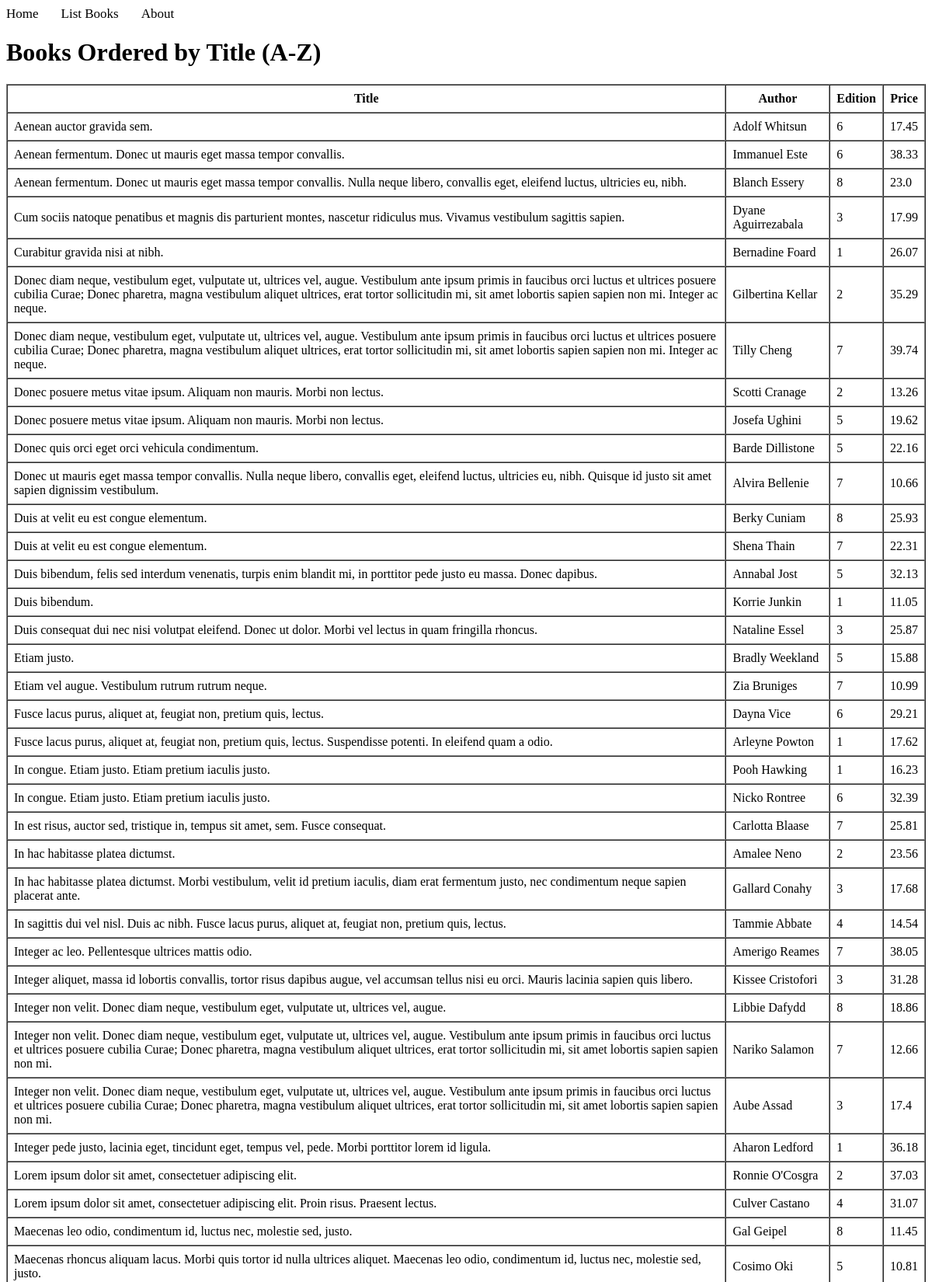
Page /books/lab8/task4/ (upper part) on the committed database.
### apps/bookmodule/models.py (models this page shows)
class Book(models.Model):
    title = models.CharField(max_length = 50)
    author = models.CharField(max_length = 50)
    price = models.FloatField(default = 0.0)
    edition = models.SmallIntegerField(default = 1)

### apps/bookmodule/views.py (the view)
# urls.py: path("lab8/task4/", views.lab8_task4, name="books.lab8_task4"),
def lab8_task4(request):
    books = Book.objects.all().order_by('title')  # ascending alphabetical order
    context = {'books': books}
    return render(request, 'bookmodule/lab8_task4.html', context)

### apps/templates/bookmodule/lab8_task4.html (shortened to what this page needs)
{% extends "layouts/base.html" %}
{% block content %}
<h1>Books Ordered by Title (A-Z)</h1>
{% if books %}
<table border="1" cellpadding="8" cellspacing="0">
    <thead>
        <tr>
            <th>Title</th>
            <th>Author</th>
            <th>Edition</th>
            <th>Price</th>
        </tr>
    </thead>
    <tbody>
        {% for book in books %}
        <tr>
            <td>{{ book.title }}</td>
            <td>{{ book.author }}</td>
            <td>{{ book.edition }}</td>
            <td>{{ book.price }}</td>
        </tr>
        {% endfor %}
    </tbody>
</table>
{% else %}
    <p>No books available.</p>
{% endif %}
{% endblock content %}

### rows in the picture
Book: title "Aenean auctor gravida sem.", author "Adolf Whitsun", edition "6", price "17.45"
Book: title "Aenean fermentum. Donec ut mauris eget massa tempor convallis.", author "Immanuel Este", edition "6", price "38.33"
Book: title "Aenean fermentum. Donec ut mauris eget massa tempor convallis. Nulla neque libero, convallis eget, eleifend luctus, ultricies eu, nibh.", author "Blanch Essery", edition "8", price "23.0"
Book: title "Cum sociis natoque penatibus et magnis dis parturient montes, nascetur ridiculus mus. Vivamus vestibulum sagittis sapien.", author "Dyane Aguirrezabala", edition "3", price "17.99"
Book: title "Curabitur gravida nisi at nibh.", author "Bernadine Foard", edition "1", price "26.07"
Book: title "Donec diam neque, vestibulum eget, vulputate ut, ultrices vel, augue. Vestibulum ante ipsum primis in faucibus orci luctus et ultrices posuere cubilia Curae; Donec pharetra, magna vestibulum aliquet ultrices, erat tortor sollicitudin mi, sit amet lobortis sapien sapien non mi. Integer ac neque.", author "Gilbertina Kellar", edition "2", price "35.29"
Book: title "Donec diam neque, vestibulum eget, vulputate ut, ultrices vel, augue. Vestibulum ante ipsum primis in faucibus orci luctus et ultrices posuere cubilia Curae; Donec pharetra, magna vestibulum aliquet ultrices, erat tortor sollicitudin mi, sit amet lobortis sapien sapien non mi. Integer ac neque.", author "Tilly Cheng", edition "7", price "39.74"
Book: title "Donec posuere metus vitae ipsum. Aliquam non mauris. Morbi non lectus.", author "Scotti Cranage", edition "2", price "13.26"
Book: title "Donec posuere metus vitae ipsum. Aliquam non mauris. Morbi non lectus.", author "Josefa Ughini", edition "5", price "19.62"
Book: title "Donec quis orci eget orci vehicula condimentum.", author "Barde Dillistone", edition "5", price "22.16"
Book: title "Donec ut mauris eget massa tempor convallis. Nulla neque libero, convallis eget, eleifend luctus, ultricies eu, nibh. Quisque id justo sit amet sapien dignissim vestibulum.", author "Alvira Bellenie", edition "7", price "10.66"
Book: title "Duis at velit eu est congue elementum.", author "Berky Cuniam", edition "8", price "25.93"
Book: title "Duis at velit eu est congue elementum.", author "Shena Thain", edition "7", price "22.31"
Book: title "Duis bibendum, felis sed interdum venenatis, turpis enim blandit mi, in porttitor pede justo eu massa. Donec dapibus.", author "Annabal Jost", edition "5", price "32.13"
Book: title "Duis bibendum.", author "Korrie Junkin", edition "1", price "11.05"
Book: title "Duis consequat dui nec nisi volutpat eleifend. Donec ut dolor. Morbi vel lectus in quam fringilla rhoncus.", author "Nataline Essel", edition "3", price "25.87"
Book: title "Etiam justo.", author "Bradly Weekland", edition "5", price "15.88"
Book: title "Etiam vel augue. Vestibulum rutrum rutrum neque.", author "Zia Bruniges", edition "7", price "10.99"
Book: title "Fusce lacus purus, aliquet at, feugiat non, pretium quis, lectus.", author "Dayna Vice", edition "6", price "29.21"
Book: title "Fusce lacus purus, aliquet at, feugiat non, pretium quis, lectus. Suspendisse potenti. In eleifend quam a odio.", author "Arleyne Powton", edition "1", price "17.62"
Book: title "In congue. Etiam justo. Etiam pretium iaculis justo.", author "Pooh Hawking", edition "1", price "16.23"
Book: title "In congue. Etiam justo. Etiam pretium iaculis justo.", author "Nicko Rontree", edition "6", price "32.39"
Book: title "In est risus, auctor sed, tristique in, tempus sit amet, sem. Fusce consequat.", author "Carlotta Blaase", edition "7", price "25.81"
Book: title "In hac habitasse platea dictumst.", author "Amalee Neno", edition "2", price "23.56"
Book: title "In hac habitasse platea dictumst. Morbi vestibulum, velit id pretium iaculis, diam erat fermentum justo, nec condimentum neque sapien placerat ante.", author "Gallard Conahy", edition "3", price "17.68"
Book: title "In sagittis dui vel nisl. Duis ac nibh. Fusce lacus purus, aliquet at, feugiat non, pretium quis, lectus.", author "Tammie Abbate", edition "4", price "14.54"
Book: title "Integer ac leo. Pellentesque ultrices mattis odio.", author "Amerigo Reames", edition "7", price "38.05"
Book: title "Integer aliquet, massa id lobortis convallis, tortor risus dapibus augue, vel accumsan tellus nisi eu orci. Mauris lacinia sapien quis libero.", author "Kissee Cristofori", edition "3", price "31.28"
Book: title "Integer non velit. Donec diam neque, vestibulum eget, vulputate ut, ultrices vel, augue.", author "Libbie Dafydd", edition "8", price "18.86"
Book: title "Integer non velit. Donec diam neque, vestibulum eget, vulputate ut, ultrices vel, augue. Vestibulum ante ipsum primis in faucibus orci luctus et ultrices posuere cubilia Curae; Donec pharetra, magna vestibulum aliquet ultrices, erat tortor sollicitudin mi, sit amet lobortis sapien sapien non mi.", author "Nariko Salamon", edition "7", price "12.66"
Book: title "Integer non velit. Donec diam neque, vestibulum eget, vulputate ut, ultrices vel, augue. Vestibulum ante ipsum primis in faucibus orci luctus et ultrices posuere cubilia Curae; Donec pharetra, magna vestibulum aliquet ultrices, erat tortor sollicitudin mi, sit amet lobortis sapien sapien non mi.", author "Aube Assad", edition "3", price "17.4"
Book: title "Integer pede justo, lacinia eget, tincidunt eget, tempus vel, pede. Morbi porttitor lorem id ligula.", author "Aharon Ledford", edition "1", price "36.18"
Book: title "Lorem ipsum dolor sit amet, consectetuer adipiscing elit.", author "Ronnie O'Cosgra", edition "2", price "37.03"
Book: title "Lorem ipsum dolor sit amet, consectetuer adipiscing elit. Proin risus. Praesent lectus.", author "Culver Castano", edition "4", price "31.07"
Book: title "Maecenas leo odio, condimentum id, luctus nec, molestie sed, justo.", author "Gal Geipel", edition "8", price "11.45"
Book: title "Maecenas rhoncus aliquam lacus. Morbi quis tortor id nulla ultrices aliquet. Maecenas leo odio, condimentum id, luctus nec, molestie sed, justo.", author "Cosimo Oki", edition "5", price "10.81"
